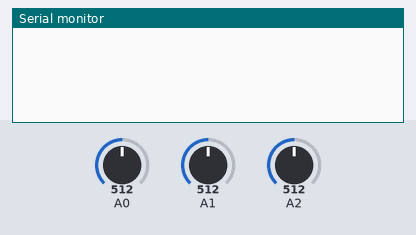
The sketch below on a simulated Arduino Leonardo, built with avr-gcc and run on an emulated ATmega32U4. Shown: the last lines printed to the serial monitor. Inputs (shaded band) come from the test bench; at power-on: A0 = 512, A1 = 512, A2 = 512. USB keyboard and mouse output is not drawn.

Above: at 1.2 s.
1.3 s: A0 set to 0
At 1.8 s:
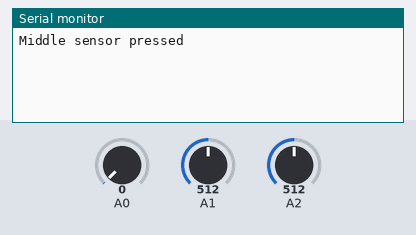
2.8 s: A1 set to 0
At 4.0 s:
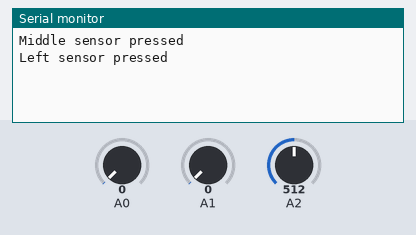
4.3 s: A2 set to 0
At 5.3 s:
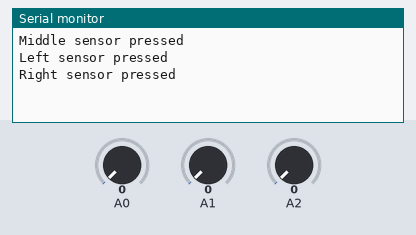

The sketch:

usb_pedal.ino
```cpp
/**
 * Determine whether the pedal is pressed or not by reading the different
 * photoresistors. Use the Mouse library to send a mouse click when the pedal is
 * pressed. Filter the readings using a moving average to avoid false positives.
 */

#include <Mouse.h>

constexpr int kBufferSize{5};
/// The interval to read the sensor. Affects the responsiveness of the pedal.
/// Lower values will make the pedal more responsive but will also increase the
/// probability of ghost presses (false positives).
constexpr unsigned long kInterval{5UL}; // In milliseconds

class LdrSensor {
public:
  /**
   * @brief Construct a new Ldr Sensor
   *
   * @param pin The analog pin where the sensor is connected
   * @param dark The threshold value under which (inclusive) the sensor is
   * considered pressed
   */
  LdrSensor(uint8_t pin, int dark) : mPin{pin}, mDark{dark} {
    for (auto &value : mBuffer) {
      value = 1023; // Initialize the buffer with the maximum value
    }
  }

  void read() {
    mBuffer[mBufferIndex] = analogRead(mPin);
    mBufferIndex = (mBufferIndex + 1) % kBufferSize;
  }

  bool wasJustPressed() {
    const auto pressed = isPressed();
    const auto wasAlreadyPressed = mPreviouslyPressed;
    mPreviouslyPressed = pressed;
    return pressed && !wasAlreadyPressed;
  }

  /// For debugging purposes
  int getLastReading() const {
    const auto previousIndex = (mBufferIndex - 1 + kBufferSize) % kBufferSize;
    return mBuffer[previousIndex];
  }

private:
  uint8_t mPin{};
  int mDark{};
  int mBuffer[kBufferSize]{0};
  int mBufferIndex{0};
  bool mPreviouslyPressed{false};

  int getAverage() const {
    int sum{0};
    for (auto value : mBuffer) {
      sum += value;
    }
    const float average =
        static_cast<float>(sum) / static_cast<float>(kBufferSize);
    // Round up to the nearest integer to ensure quick reaction
    // to "button up" events
    return static_cast<int>(average + 0.5F);
  }

  bool isPressed() const {
    const auto average = getAverage();
    return average <= mDark;
  }
};

void doLeftSensorAction() {
  Serial.println("Left sensor pressed");
  Mouse.move(0, 0, 1);
}

void doMiddleSensorAction() {
  Serial.println("Middle sensor pressed");
  Mouse.move(0, 0, 5);
}

void doRightSensorAction() {
  Serial.println("Right sensor pressed");
  Mouse.move(0, 0, -1);
}

void setup() {
  Serial.begin(9600);
  Mouse.begin();
}

void loop() {
  static unsigned long lastProcessing{millis()};
  const auto currentTime = millis();

  if (currentTime - lastProcessing < kInterval) {
    return;
  }
  lastProcessing = currentTime;

  // Using a 4-7 kOhm LDR and a 220 Ohm pull-down
  static LdrSensor leftSensor{A1, 1};
  static LdrSensor middleSensor{A0, 1};
  static LdrSensor rightSensor{A2, 1};
  static int measurementsToFillBuffer{0};
  static bool bufferHasBeenFilledOnce{false};

  leftSensor.read();
  middleSensor.read();
  rightSensor.read();

  // Make sure the buffer is filled up once before processing
  if (!bufferHasBeenFilledOnce) {
    if (measurementsToFillBuffer < kBufferSize) {
      ++measurementsToFillBuffer;
      return;
    }
  }
  bufferHasBeenFilledOnce = true;

  if (leftSensor.wasJustPressed()) {
    doLeftSensorAction();
  }
  if (middleSensor.wasJustPressed()) {
    doMiddleSensorAction();
  }
  if (rightSensor.wasJustPressed()) {
    doRightSensorAction();
  }
}
```

Measured:
- after the input at 1.3 s, the serial monitor: prints a new line at once (image 1)
- after the input at 2.8 s, the serial monitor: prints a new line at once (image 2)
- after the input at 4.3 s, the serial monitor: prints a new line at once (image 3)
